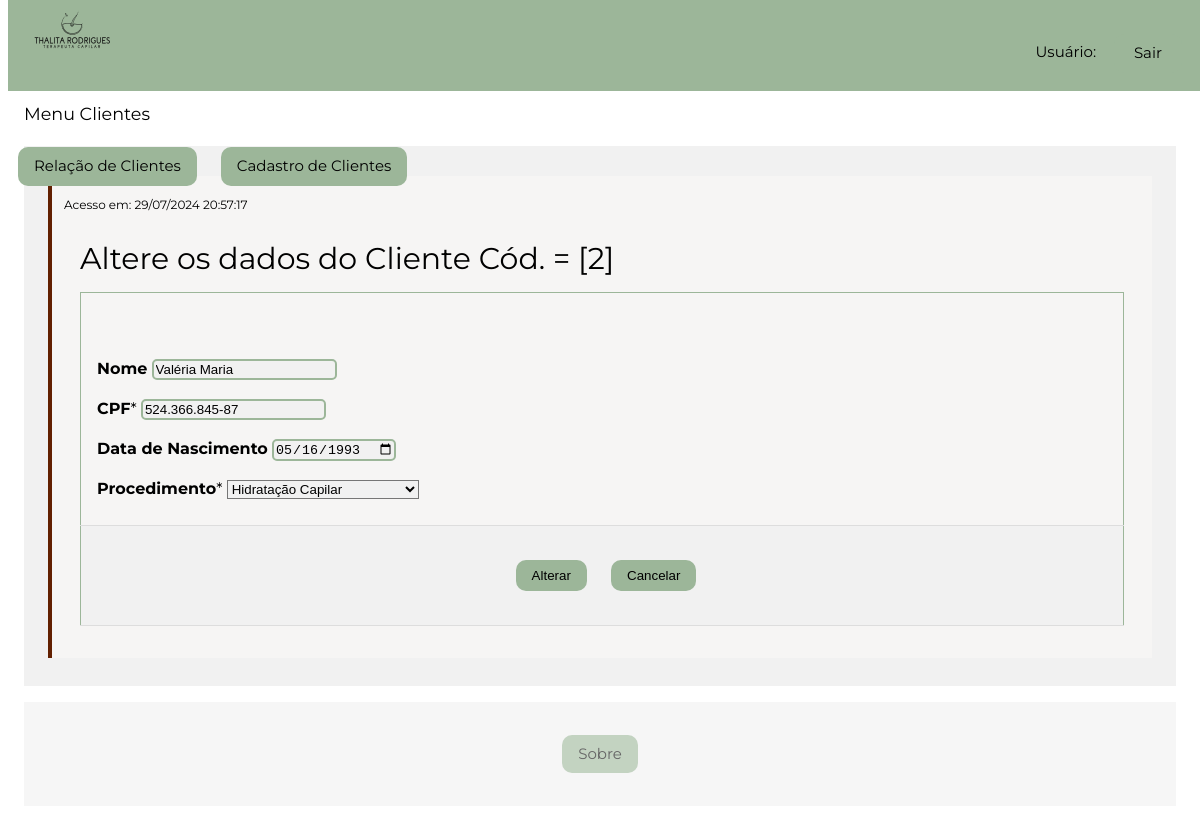
Page /clienteAtualizar.php?id=2 (signed in) on the committed database.
### tables this page shows
CREATE TABLE `clientes` (
  `ID_Cliente` int(11) NOT NULL,
  `CPF` varchar(15) NOT NULL,
  `Nome` varchar(100) NOT NULL,
  `ID_Proced` int(11) NOT NULL,
  `Dt_Nasc` date DEFAULT NULL,
  `Dt_Proced` date NOT NULL
);

### clienteAtualizar.php (the view, shortened to what this page needs)
<!DOCTYPE html>
<html>
<head>
	<link rel="stylesheet" href="css/styles.css">
</head>
<body onload="p_show_nav('menuCliente')">
	<?php require 'geral/menu.php'; ?>
	<?php require 'bd/conectaBD.php'; ?>
	<div class="p-main p-container" style="margin-left:270px;margin-top:130px;">
		<div class="p-panel p-padding-large p-card-4 p-light-grey">
			<p class="p-large">
			<div class="p-code cssHigh notranslate">
				<?php
				$data = date("d/m/Y H:i:s", time());
				echo "<p class='p-small' > ";
				echo "Acesso em: ";
				echo $data;
				echo "</p> "
				?>
				<?php
				$id = $_GET['id'];
				$conn = new mysqli($servername, $username, $password, $database);
				$sql = "SELECT ID_Cliente, Nome, CPF, Dt_Nasc, ID_Proced, Dt_Proced FROM clientes WHERE ID_Cliente = $id";
				echo "<div class='p-responsive p-card-4'>";
				if ($result = $conn->query($sql)) {
					if ($result->num_rows == 1) {
						$row = $result->fetch_assoc();
						$id_cliente     = $row['ID_Cliente'];
						$nome          = $row['Nome'];
						$CPF           = $row['CPF'];
						$dataNasc      = $row['Dt_Nasc'];
						$sqlG = "SELECT ID_Proced, Nome_Proced FROM procedimentos";
						$result = $conn->query($sqlG);
						$optionsProced = array();
						if ($result->num_rows > 0) {
							while ($row = $result->fetch_assoc()) {
								array_push($optionsProced, "\t\t\t<option value='" . $row["ID_Proced"] . "'>" . $row["Nome_Proced"] . "</option>\n");
							}
						} else {
							echo "Erro executando SELECT: " . $conn->connect_error;
						}
				?>
						<div class="p-container p-theme">
							<h2>Altere os dados do Cliente Cód. = [<?php echo $id_cliente; ?>]</h2>
						</div>
						<form class="p-container" action="clienteAtualizar_exe.php" method="post" enctype="multipart/form-data">
							<table class='p-table-all'>
								<tr>
									<td style="width:50%;">
										<br>
										<p>
										<label class="fontTexto"><b>Nome</b></label>
										<input class="p-light-grey" name="Nome" type="text" pattern="[a-zA-Z\u00C0-\u00FF ]{10,100}$" title="Nome entre 10 e 100 letras." value="<?php echo $nome; ?>" required>
										</p>
										<p>
										<label class="fontTexto"><b>CPF</b>*</label>
										<input class="p-light-grey " name="CPF" id="CPF" type="text" maxlength="15" placeholder="XXX.XXX.XXX-XX" title="XXX.XXX.XXX-XX" value="<?php echo $CPF; ?>" pattern="[0-9]{3}.[0-9]{3}.[0-9]{3}-[0-9]{2}$" required>
										</p>
										<p>
										<label class="fontTexto"><b>Data de Nascimento</b></label>
										<input class="p-light-grey " name="DataNasc" type="date" placeholder="dd/mm/aaaa" title="dd/mm/aaaa" title="Formato: dd/mm/aaaa" value="<?php echo $dataNasc; ?>">
										</p>
										<p><label class="fontTexto"><b>Procedimento</b>*</label>
											<select name="Procedimento" id="Procedimento" class="p-light-grey " required>
											<?php
											foreach ($optionsProced as $key => $value) {
												echo $value;
											}
											?>
											</select>
										</p>
									</td>
								</tr>
								<tr>
									<td colspan="2" style="text-align:center">
									<p>
										<input type="submit" value="Alterar" class="p-btn p-red">
										<input type="button" value="Cancelar" class="p-btn p-theme" onclick="window.location.href='clienteListar.php'">
									</p>
									</td>
								</tr>
							</table>
							<br>
						</form>
				<?php
					}
				} else {
					echo "<p style='text-align:center'>Erro executando UPDATE: " . $conn->connect_error . "</p>";
				}
				echo "</div>";
				?>
			</div>
			</p>
		</div>
		<?php require 'geral/sobre.php'; ?>
	</div>
</body>
</html>

### css/styles.css (style rules this page uses)
:root { --verdeescuro: #25321B; --verdeclaro: #9cb699; --terracota: #622001; --terracotaclaro:#b6774d; --branco01: #F6F5F4; --fontTexto: 'montserrat'; --fontTitulo: 'alta'; }
html,body { font-family:var(--fontTexto); font-size:15px;line-height:1.5 }
html { overflow-x:hidden }
h2 { font-size:30px }
h1,h2,h3,h4,h5,h6 { font-family:var(--fontTexto); font-weight:400; margin:10px 0 }
.fontTexto { font-family: var(--fontTexto); }
input { border-radius: 5px; border: 2px solid var(--verdeclaro); }
.p-btn,.p-button { border:none; display:inline-block; padding:8px 16px; vertical-align:middle; overflow:hidden; margin: 10px; text-decoration:none; color: #000; background-color:var(--verdeclaro); text-align:center; cursor:pointer; border-radius: 10px; }
.p-table,.p-table-all { border-collapse:collapse; border-spacing:0; width:100%; display:table }
.p-table-all { border:1px solid var(--verdeclaro) }
.p-bordered tr,.p-table-all tr { border-bottom:1px solid #ddd }
.p-table-all tr:nth-child(odd) { background-color:var(--branco01) }
.p-table-all tr:nth-child(even) { background-color:#f1f1f1 }
.p-table td,.p-table th,.p-table-all td,.p-table-all th { padding:8px 8px; display:table-cell; text-align:left; vertical-align:top }
.p-table th:first-child,.p-table td:first-child,.p-table-all th:first-child,.p-table-all td:first-child { padding-left:16px }
.p-main,#main { transition:margin-left .4s }
.p-responsive { display:block; overflow-x:auto }
.p-container:after,.p-container:before,.p-panel:after,.p-panel:before,.p-row:after,.p-row:before,.p-row-padding:after,.p-row-padding:before, .p-cell-row:before,.p-cell-row:after,.p-clear:after,.p-clear:before,.p-bar:before,.p-bar:after { content:""; display:table; clear:both }
.p-main { margin-left:0!important; margin-right:0!important }
.p-container,.p-panel { padding:0.01em 16px }
.p-panel { margin-top:16px; margin-bottom:16px }
.p-code,.p-codespan { font-family:var(--fontTexto); font-size:16px }
.p-code { width:auto; background-color:var(--branco01); padding:8px 12px; border-left:4px solid var(--terracota); word-wrap:break-word }
.p-small { font-size:12px!important }
.p-large { font-size:18px!important }
.p-section,.p-code { margin-top:16px!important; margin-bottom:16px!important }
.p-padding-large { padding:12px 24px!important }
.p-light-grey,.p-hover-light-grey:hover,.p-light-gray,.p-hover-light-gray:hover { color:#000!important; background-color:#f1f1f1!important }

### rows in the picture
clientes: ID_Cliente "2", Nome "Valéria Maria", CPF "524.366.845-87", DataNasc "05/16/1993"

### other values in the picture
form field Procedimento "Hidratação Capilar"
